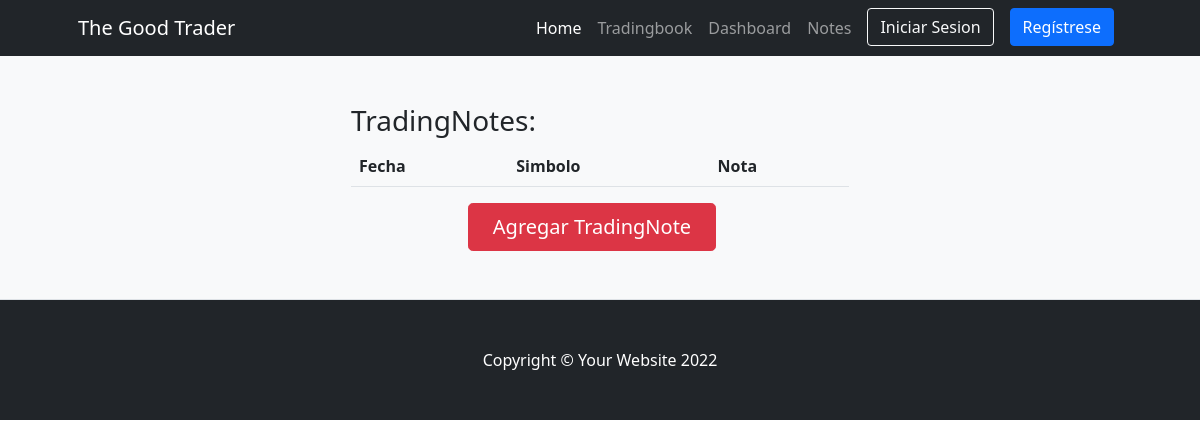
/tradingbook/notes/, run on an earlier commit of the app's database.
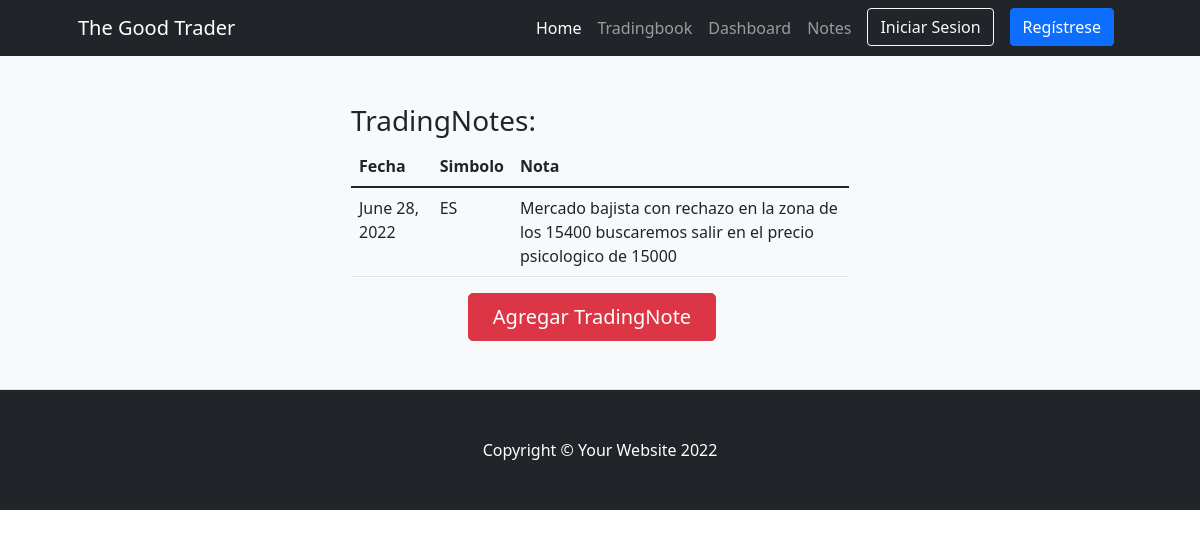
And on a later commit of the database.
### tradingbookapp/models.py (models this page shows)
class Note(models.Model):
    fecha = models.DateField("Fecha de operacion (mm/dd/yyyy)",auto_now_add=False,auto_now=False,blank=True,null=True)
    simbolo = models.CharField("Simbolo",max_length=30)
    nota = models.CharField("Notas de trading", max_length=250)

### tradingbookapp/views.py (the view)
# urls.py: path('notes/',views.Notes,name="Notes"),
def Notes(request):
    notes = Note.objects.all()
    ctx = {'notes':notes}
    return  render (request,'tradingbookapp/notes.html',ctx)

### tradingbookapp/templates/tradingbookapp/notes.html (shortened to what this page needs)
{% extends "tradingbookapp/base.html" %}
{%block contenidopagina%}
<section class="bg-light py-5 border-bottom">
    <div class="container px-5">
        <div class="row gx-5 justify-content-center">
            <div class="col-lg-6">
                <h3>TradingNotes:</h3>
                <table class="table">
                    <thead>
                        <th scope="col">Fecha</th>
                        <th scope="col">Simbolo</th>
                        <th scope="col">Nota</th>
                    </thead>
                    <ul class= "list-group list-group-numbered">
                        {% for note in notes  %}
                        <tr>
                            <td>{{note.fecha}}</td>
                            <td>{{note.simbolo}}</td>
                            <td>{{note.nota}}</td>
                        </tr>
                        {% endfor %}
                    </ul>
                </table>
                <div class="d-grid gap-3 d-sm-flex justify-content-sm-center">
                    <a class="btn btn-danger btn-lg px-4 me-sm-3" href="{%url 'crear_notes' %}">Agregar TradingNote</a>
                </div>
            </div>
        </div>
    </div>
</section>
{%endblock%}

What changed in the data, as far as the page shows it:
added Note: fecha "June 28, 2022", simbolo "ES", nota "Mercado bajista con rechazo en la zona de los 15400 buscaremos salir en el precio psicologico de 15000"
